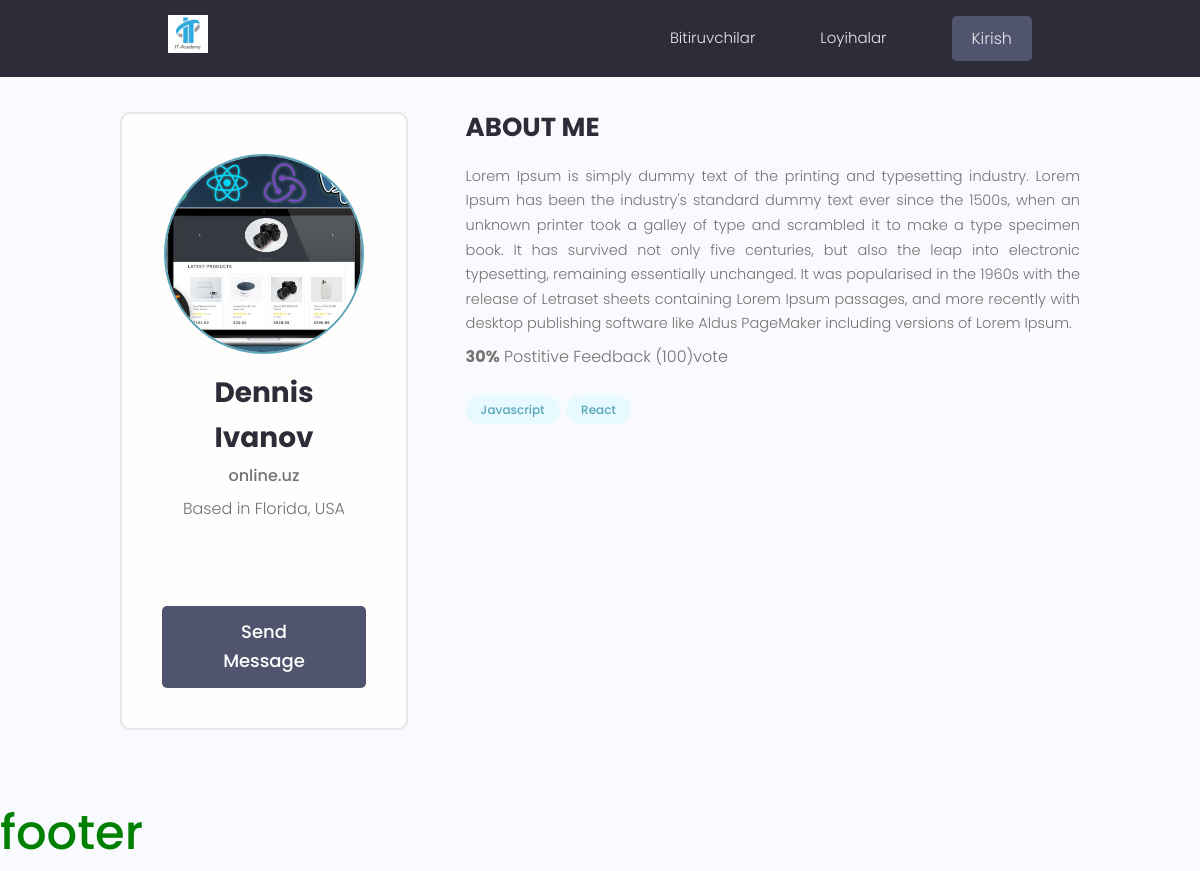
/projects/project/b62224cf-5a04-4c54-ae9e-391c36194446/, run on the app's committed database.
### projects/models.py (models this page shows, shortened)
class Project(models.Model):
    user = models.ForeignKey(Profil,on_delete=models.SET_NULL,null=True,blank=True)
    title = models.CharField(max_length=200)
    description = models.TextField(null=True,blank=True)
    image = models.ImageField(upload_to='images/',default='user.png')
    demo_link = models.CharField(max_length=100,null=True,blank=True)
    source_link = models.CharField(max_length=100,null=True,blank=True)
    created = models.DateTimeField(auto_now_add=True)
    vote_count = models.IntegerField(default=0)
    vote_ratio = models.IntegerField(default=0)
    id = models.UUIDField(default=uuid.uuid4,unique=True,primary_key=True,editable=False)
    tag = models.ManyToManyField('Tag',blank=True)

class Tag(models.Model):
    name = models.CharField(max_length=100)
    created = models.DateTimeField(auto_now_add=True)
    id = models.UUIDField(default=uuid.uuid4,unique=True,primary_key=True,editable=False)
    def __str__(self):
        return self.name

### projects/views.py (the view)
# urls.py: path('project/<uuid:id>/',project,name='project'),
def project(request,id):
    try:
        project = Project.objects.get(id=id)
    except Project.DoesNotExist:
        messages.warning(request,"Bu loyiha mavjud emas")
        return redirect('projects')
    context = {
        'project':project
    }
    return render(request,'projects/project.html',context)

### projects/templates/projects/project.html (shortened to what this page needs)
{% extends 'base.html' %}
{% block content %}
<main class="profile my-md">
    <div class="container">
        <div class="layout">
            <div class="column column--1of3">
                <div class="card text-center">
                    <div class="card__body dev">
                        <img class="avatar avatar--xl" src="{{project.image.url}}"/>
                        <h2 class="dev__name">Dennis Ivanov</h2>
                        <p class="dev__title">{{project.title}}</p>
                        <p class="dev__location">Based in Florida, USA</p>
                        <ul class="dev__social">
                        </ul>
                        <a href="#" class="btn btn--sub btn--lg">Send Message </a>
                    </div>
                </div>
            </div>
            <div class="column column--2of3">
                <div class="devInfo">
                    <h3 class="devInfo__title">About Me</h3>
                    <p class="devInfo__about">
                        {{project.description}}
                    </p>
                    <p class="project--rating">
                        <span style="font-weight: bold;">{{project.vote_ratio}}%</span> Postitive
                        Feedback
                        ({{project.vote_count}})vote
                    </p>
                    <div class="project__tags">
                        {% for tag in project.tag.all %}
                        <span class="tag tag--pill tag--main">
                          <small>{{tag}}</small>
                        </span>
                        {% endfor %}
                </div>
            </div>
        </div>
    </div>
</main>
{% endblock content %}

### static/styles/app.css (style rules this page uses)
:root { --color-sub: #2d2d39; }
.btn--sub { background-color: var(--color-sub-light); }
.card { border: 2px solid var(--color-light); }
img { width: 100%; }
.profile .card > .dev { padding: 4rem; }
.dev__name { color: var(--color-sub); font-size: 2.8rem; font-weight: 700; margin-top: 1rem; margin-bottom: 0.5rem; }
.dev__title { font-size: 1.6rem; font-weight: 500; line-height: 1.3; }
.dev__location { margin-top: 1rem; }
.dev__social { margin: 3rem 0; list-style: none; display: flex; justify-content: center; gap: 1.5rem; }
.devInfo { margin-bottom: 3rem; }
.devInfo__title, .devInfo__subtitle { font-size: 2.6rem; color: var(--color-sub); text-transform: uppercase; font-weight: 700; margin-bottom: 1.5rem; }
.devInfo__about, .devSkill__info { font-size: 1.45rem; line-height: 1.7; text-align: justify; }
.project--rating { margin-bottom: 1.6em; margin-top: .5em; }

### static/uikit/styles/modules/_variables.css (style rules this page uses)
:root { --color-main: #5aa5b9; --color-main-light: #e6faff; --color-sub: #3f4156; --color-sub-light: #51546e; --color-sub-lighter: #ededfd; --color-text: #737373; --color-gray: #8b8b8b; --color-light: #e5e7eb; --color-light-gray: #767676; --color-bg: #f8fafd; --color-white: #fffefd; --color-white-light: #f3f3f3; --color-success: #359e64; --color-success-bg: #def8e8; --color-error: #fc4b0b; --color-error-bg: #fff2ee; --font-base: 'Poppins', arial, helvetica, 'Segoe UI', roboto, ubuntu, sans-serif; --font-monospace: 'Fira Code', 'Courier New', courier, monospace; --font-regular: 300; --font-medium: 500; --font-bold: 700; --generic-shadow: 1px 1px 5px #00000010; --generic-transition: all 0.3s ease-in-out; }

### static/uikit/styles/modules/_base.css (style rules this page uses)
* { margin: 0; padding: 0; box-sizing: border-box; text-rendering: optimizeLegibility; color: inherit; font-size: inherit; }
html { font-size: 50%; }
@media only screen and (min-width: 480px) { html { font-size: 56.25%; } }
@media only screen and (min-width: 1200px) { html { font-size: 62.5%; } }
body { line-height: 1.6; font-weight: 400; font-size: 1.5rem; color: var(--color-text); background-color: var(--color-bg); min-height: 100vh; }

### static/uikit/styles/modules/_typography.css (style rules this page uses)
* { font-family: var(--font-base); }
h2 { font-size: 3.6rem; font-weight: var(--font-bold); }
h3 { font-size: 3.2rem; font-weight: var(--font-medium); }
p, span, strong { font-size: 1.6rem; color: var(--color-text); font-weight: var(--font-regular); }
a { padding-bottom: 2px; text-decoration: none; display: inline-block; color: var(--color-main); font-weight: var(--font-medium); }

### static/uikit/styles/modules/_utilities.css (style rules this page uses)
.container { width: 92%; max-width: 165rem; margin: 0 auto; box-sizing: border-box; }
@media screen and (min-width: 1000px) { .container { width: 90%; } }
@media screen and (min-width: 1200px) { .container { width: 80%; } }
.text-center { text-align: center; }
.my-md { margin: 3rem auto; }

### static/uikit/styles/modules/_avatar.css (style rules this page uses)
.avatar { border-radius: 50%; border: 2px solid var(--color-main); object-fit: cover; }
.avatar--xl { height: 20rem; width: 20rem; }

### static/uikit/styles/modules/_button.css (style rules this page uses)
.btn { display: inline-block; position: relative; cursor: pointer; background-color: var(--color-light); font-weight: var(--font-medium); color: var(--color-sub); text-decoration: none; padding: 1rem 2rem; border-radius: 0.5rem; border: none; width: -webkit-fit-content; width: -moz-fit-content; width: fit-content; height: -webkit-fit-content; height: -moz-fit-content; height: fit-content; font-size: 1.6rem; outline-width: 0; outline-color: transparent; -webkit-backface-visibility: hidden; backface-visibility: hidden; transition: all 0.3s ease-in-out; }
.btn--sub { background-color: var(--color-sub); color: var(--color-white); }
.btn--lg { font-size: 1.8rem; padding: 1.2rem 4.5rem; }

### static/uikit/styles/modules/_card.css (style rules this page uses)
.card { border-radius: 1rem; background-color: var(--color-white); border: 1.5px solid var(--color-light); width: auto; height: auto; margin-top: 0.5rem; margin-bottom: 0.5rem; overflow: hidden; }
.card__body, .card__header { padding: 2rem 2.5rem; }

### static/uikit/styles/modules/_tag.css (style rules this page uses)
.tag { display: inline-flex; align-items: center; background-color: var(--color-sub); height: -webkit-fit-content; height: -moz-fit-content; height: fit-content; width: -webkit-fit-content; width: -moz-fit-content; width: fit-content; border-radius: 0.5rem; padding: 0.5rem 1.5rem; font-size: 1.2rem; cursor: pointer; }
.tag:not(:last-child) { margin-right: 0.25rem; margin-bottom: 0.75rem; }
.tag > small { color: var(--color-white); }
.tag--pill { border-radius: 5rem; }
.tag--main, .tag--main > small { background: var(--color-main-light); color: var(--color-main); font-weight: 500; }

### data on the page
Project: image (picture), title "online.uz", description "Lorem Ipsum is simply dummy text of the printing and typesetting industry. Lorem Ipsum has been the industry's standard dummy text ever since the 1500s, when an unknown printer took a galley of type and scrambled it to make a type specimen book. It has survived not only five centuries, but also the leap into electronic typesetting, remaining essentially unchanged. It was popularised in the 1960s with the release of Letraset sheets containing Lorem Ipsum passages, and more recently with desktop publishing software like Aldus PageMaker including versions of Lorem Ipsum.", vote_ratio "30", vote_count "100"
Tag: name "Javascript"
Tag: name "React"
